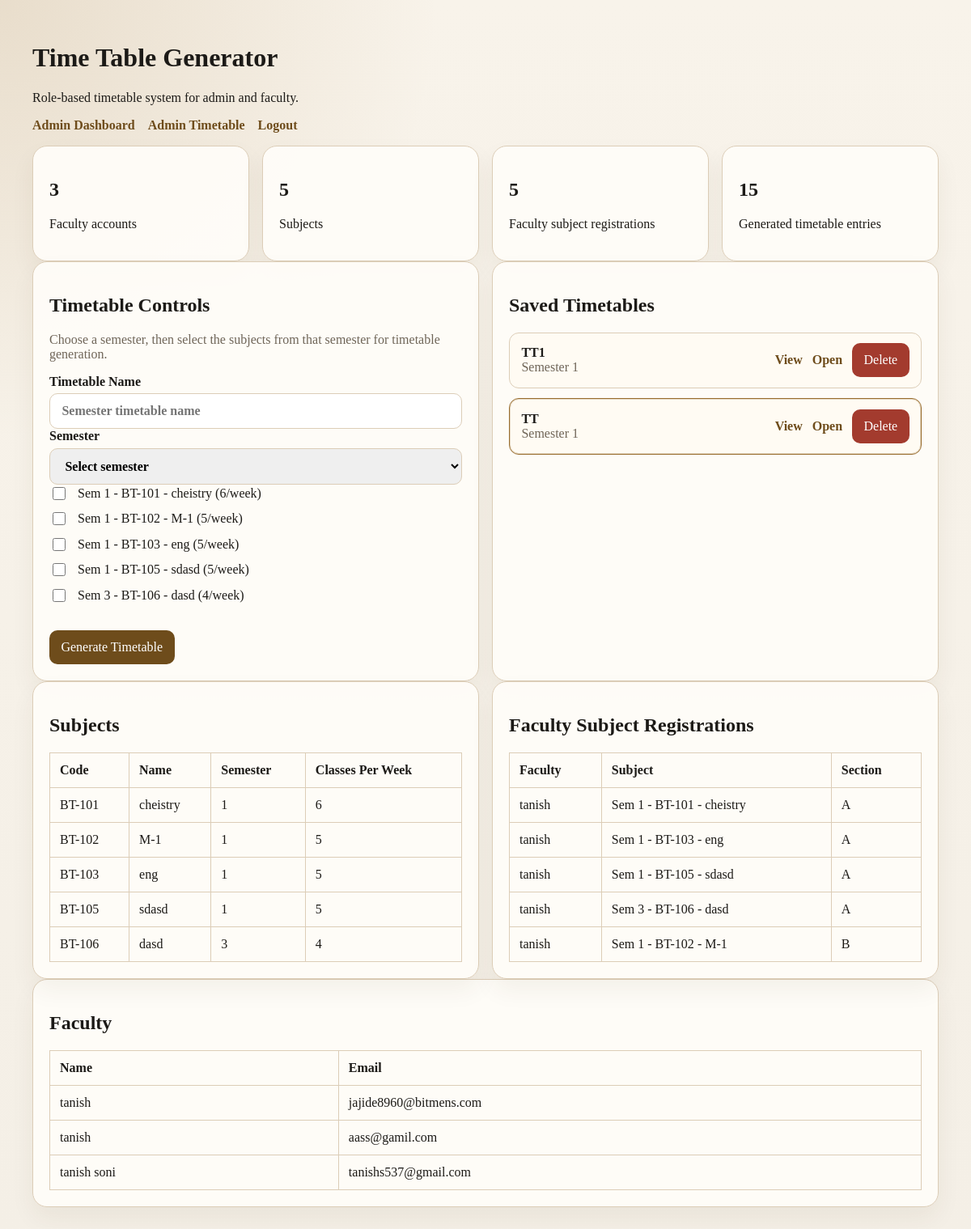
Page /admin?batch_id=2 (signed in) on the committed database.
### app/models.py (models this page shows)
class Subject(db.Model):
    id = db.Column(db.Integer, primary_key=True)
    code = db.Column(db.String(30), nullable=False, unique=True)
    name = db.Column(db.String(120), nullable=False)
    semester = db.Column(db.Integer, nullable=False, default=1)
    weekly_slots = db.Column(db.Integer, nullable=False, default=3)
    registrations = db.relationship(
        "FacultySubjectRegistration",
        back_populates="subject",
        cascade="all, delete-orphan",
    )

class TimetableBatch(db.Model):
    id = db.Column(db.Integer, primary_key=True)
    name = db.Column(db.String(150), nullable=False)
    semester = db.Column(db.Integer, nullable=False)
    created_at = db.Column(db.DateTime, nullable=False, server_default=db.func.now())
    entries = db.relationship(
        "TimetableEntry",
        back_populates="batch",
        cascade="all, delete-orphan",
    )

class FacultySubjectRegistration(db.Model):
    id = db.Column(db.Integer, primary_key=True)
    faculty_id = db.Column(db.Integer, db.ForeignKey("faculty.id"), nullable=False)
    subject_id = db.Column(db.Integer, db.ForeignKey("subject.id"), nullable=False)
    preferred_section = db.Column(db.String(30), nullable=False, default="A")
    status = db.Column(db.String(20), nullable=False, default="approved")
    faculty = db.relationship("Faculty", back_populates="registrations")
    subject = db.relationship("Subject", back_populates="registrations")
    __table_args__ = (
        db.UniqueConstraint(
            "faculty_id",
            "subject_id",
            "preferred_section",
            name="uq_faculty_subject_section",
        ),
    )

class Faculty(db.Model):
    id = db.Column(db.Integer, primary_key=True)
    name = db.Column(db.String(120), nullable=False,)
    email = db.Column(db.String(120), nullable=True, unique=True)
    user_id = db.Column(db.Integer, db.ForeignKey("user.id"), nullable=True, unique=True)
    user = db.relationship("User", back_populates="faculty_profile")
    registrations = db.relationship(
        "FacultySubjectRegistration",
        back_populates="faculty",
        cascade="all, delete-orphan",
    )

### app/routes.py (the view)
@main.route("/admin", methods=["GET"])
def admin_dashboard():
    user = current_user()
    if not user or user.role != "admin":
        flash("Admin login required.", "error")
        return redirect(url_for("main.login"))
    subjects = Subject.query.order_by(Subject.code).all()
    semesters = available_semesters()
    batches = available_batches()
    selected_batch_id = request.args.get("batch_id", type=int)
    selected_batch = None
    if selected_batch_id:
        selected_batch = TimetableBatch.query.get(selected_batch_id)
    if not selected_batch:
        selected_batch = batches[0] if batches else None
    faculties = Faculty.query.order_by(Faculty.name).all()
    registrations = (
        FacultySubjectRegistration.query.order_by(
            FacultySubjectRegistration.preferred_section, FacultySubjectRegistration.id
        ).all()
    )
    entries = []
    if selected_batch:
        entries = (
            TimetableEntry.query.filter_by(batch_id=selected_batch.id)
            .order_by(TimetableEntry.section, TimetableEntry.day, TimetableEntry.time_slot)
            .all()
        )
    return render_template(
        "admin_dashboard.html",
        subjects=subjects,
        semesters=semesters,
        batches=batches,
        selected_batch=selected_batch,
        faculties=faculties,
        registrations=registrations,
        timetable_entries=entries,
        faculty_count=len(faculties),
        subject_count=len(subjects),
        registration_count=len(registrations),
        timetable_count=len(entries),
    )

### app/routes.py (called while the page is built)
def current_user():
    user_id = session.get("user_id")
    if not user_id:
        return None
    return User.query.get(user_id)

def available_semesters():
    semester_rows = (
        db.session.query(Subject.semester).distinct().order_by(Subject.semester).all()
    )
    return [row[0] for row in semester_rows]

def available_batches():
    return TimetableBatch.query.order_by(
        TimetableBatch.created_at.desc(), TimetableBatch.id.desc()
    ).all()

### app/templates/admin_dashboard.html (shortened to what this page needs)
{% extends "base.html" %}
{% block content %}
<section class="grid stats">
    <article class="card">
        <h2>{{ faculty_count }}</h2>
        <p>Faculty accounts</p>
    </article>
    <article class="card">
        <h2>{{ subject_count }}</h2>
        <p>Subjects</p>
    </article>
    <article class="card">
        <h2>{{ registration_count }}</h2>
        <p>Faculty subject registrations</p>
    </article>
    <article class="card">
        <h2>{{ timetable_count }}</h2>
        <p>Generated timetable entries</p>
    </article>
</section>
<section class="grid two-col">
    <article class="card">
        <h2>Timetable Controls</h2>
        <p class="muted">Choose a semester, then select the subjects from that semester for timetable generation.</p>
        <form method="post" action="{{ url_for('main.generate') }}">
            <label>Timetable Name
                <input type="text" name="batch_name" placeholder="Semester timetable name">
            </label>
            <label>Semester
                <select name="semester" id="semester-filter" required>
                    <option value="">Select semester</option>
                </select>
            </label>
            <div class="subject-picker">
                {% for subject in subjects %}
                    <label class="check-row" data-semester="{{ subject.semester }}">
                        <input type="checkbox" name="subject_ids" value="{{ subject.id }}">
                        <span>Sem {{ subject.semester }} - {{ subject.code }} - {{ subject.name }} ({{ subject.weekly_slots }}/week)</span>
                    </label>
                {% else %}
                    <p class="muted">No subjects available.</p>
                {% endfor %}
            </div>
            <button type="submit" class="secondary">Generate Timetable</button>
        </form>
    </article>
    <article class="card">
        <h2>Saved Timetables</h2>
        <div class="saved-list">
            {% for batch in batches %}
                <div class="saved-row {% if selected_batch and selected_batch.id == batch.id %}active{% endif %}">
                    <div>
                        <strong>{{ batch.name }}</strong><br>
                        <span class="muted">Semester {{ batch.semester }}</span>
                    </div>
                    <div class="row-actions">
                        <a href="{{ url_for('main.admin_dashboard', batch_id=batch.id) }}">View</a>
                        <a href="{{ url_for('main.admin_timetable', batch_id=batch.id) }}">Open</a>
                        <form method="post" action="{{ url_for('main.delete_timetable', batch_id=batch.id) }}">
                            <button type="submit" class="danger">Delete</button>
                        </form>
                    </div>
                </div>
            {% else %}
                <p class="muted">No saved timetables yet.</p>
            {% endfor %}
        </div>
    </article>
</section>
<section class="grid two-col">
    <article class="card">
        <h2>Subjects</h2>
        <table>
            <thead>
                <tr>
                    <th>Code</th>
                    <th>Name</th>
                    <th>Semester</th>
                    <th>Classes Per Week</th>
                </tr>
            </thead>
            <tbody>
                {% for subject in subjects %}
                    <tr>
                        <td>{{ subject.code }}</td>
                        <td>{{ subject.name }}</td>
                        <td>{{ subject.semester }}</td>
                        <td>{{ subject.weekly_slots }}</td>
                    </tr>
                {% else %}
                    <tr>
                        <td colspan="4">No subjects created yet.</td>
                    </tr>
                {% endfor %}
            </tbody>
        </table>
    </article>
    <article class="card">
        <h2>Faculty Subject Registrations</h2>
        <table>
            <thead>
                <tr>
                    <th>Faculty</th>
                    <th>Subject</th>
                    <th>Section</th>
                </tr>
            </thead>
            <tbody>
                {% for item in registrations %}
                    <tr>
                        <td>{{ item.faculty.name }}</td>
                        <td>Sem {{ item.subject.semester }} - {{ item.subject.code }} - {{ item.subject.name }}</td>
                        <td>{{ item.preferred_section }}</td>
                    </tr>
                {% else %}
                    <tr>
                        <td colspan="3">No faculty registrations yet.</td>
                    </tr>
                {% endfor %}
            </tbody>
        </table>
    </article>
</section>
<section class="card">
    <h2>Faculty</h2>
    <table>
        <thead>
            <tr>
                <th>Name</th>
                <th>Email</th>
            </tr>
        </thead>
        <tbody>
            {% for faculty in faculties %}
                <tr>
                    <td>{{ faculty.name }}</td>
                    <td>{{ faculty.email }}</td>
                </tr>
            {% else %}
                <tr>
                    <td colspan="2">No faculty accounts yet.</td>
                </tr>
            {% endfor %}
        </tbody>
    </table>
</section>
{% endblock %}

### app/static/styles.css (style rules this page uses)
:root { --bg: #f4efe6; --surface: #fffdf9; --ink: #1c1a17; --muted: #6f6558; --primary: #986c2d; --primary-dark: #6e4c1b; --border: #dccdb7; --success: #deefe2; --warning: #fff3d6; --error: #f8dddd; }
* { box-sizing: border-box; }
body { margin: 0; font-family: Georgia, "Times New Roman", serif; background: radial-gradient(circle at top left, rgba(152, 108, 45, 0.16), transparent 28%), linear-gradient(180deg, #f8f3ea, var(--bg)); color: var(--ink); }
.grid { display: grid; gap: 1rem; }
.stats { grid-template-columns: repeat(auto-fit, minmax(180px, 1fr)); }
.two-col { grid-template-columns: repeat(auto-fit, minmax(320px, 1fr)); }
.card { background: rgba(255, 253, 249, 0.92); border: 1px solid var(--border); border-radius: 18px; padding: 1.25rem; box-shadow: 0 14px 30px rgba(61, 43, 18, 0.06); }
label { display: grid; gap: 0.35rem; font-weight: 700; }
input, select, button { font: inherit; padding: 0.75rem 0.9rem; border-radius: 10px; border: 1px solid var(--border); }
input[type="checkbox"] { width: 1rem; height: 1rem; padding: 0; }
button { background: var(--primary); color: white; border: none; cursor: pointer; }
button.secondary { margin-top: 1rem; background: var(--primary-dark); }
button.danger { background: #a33b2e; }
table { width: 100%; border-collapse: collapse; }
th, td { border: 1px solid var(--border); padding: 0.75rem; text-align: left; vertical-align: top; }
.muted { color: var(--muted); }
.subject-picker { display: grid; gap: 0.6rem; max-height: 280px; overflow: auto; margin-bottom: 1rem; padding-right: 0.25rem; }
.check-row { display: flex; align-items: center; gap: 0.75rem; font-weight: 400; }
.saved-list { display: grid; gap: 0.75rem; }
.saved-row { display: flex; justify-content: space-between; gap: 1rem; align-items: center; padding: 0.8rem 0.9rem; border: 1px solid var(--border); border-radius: 12px; background: rgba(255, 251, 244, 0.92); }
.saved-row.active { border-color: var(--primary); box-shadow: inset 0 0 0 1px rgba(152, 108, 45, 0.25); }
.row-actions { display: flex; align-items: center; gap: 0.75rem; flex-wrap: wrap; }
.row-actions a { color: var(--primary-dark); text-decoration: none; font-weight: 700; }
.row-actions form { margin: 0; }

### rows in the picture
Subject: semester "1", code "BT-101", name "cheistry", weekly_slots "6"
Subject: semester "1", code "BT-102", name "M-1", weekly_slots "5"
Subject: semester "1", code "BT-103", name "eng", weekly_slots "5"
Subject: semester "1", code "BT-105", name "sdasd", weekly_slots "5"
Subject: semester "3", code "BT-106", name "dasd", weekly_slots "4"
TimetableBatch: name "TT1", semester "1"
TimetableBatch: name "TT", semester "1"
FacultySubjectRegistration: faculty.name "tanish", subject.semester "1", subject.code "BT-101", subject.name "cheistry", preferred_section "A"
FacultySubjectRegistration: faculty.name "tanish", subject.semester "1", subject.code "BT-103", subject.name "eng", preferred_section "A"
FacultySubjectRegistration: faculty.name "tanish", subject.semester "1", subject.code "BT-105", subject.name "sdasd", preferred_section "A"
FacultySubjectRegistration: faculty.name "tanish", subject.semester "3", subject.code "BT-106", subject.name "dasd", preferred_section "A"
FacultySubjectRegistration: faculty.name "tanish", subject.semester "1", subject.code "BT-102", subject.name "M-1", preferred_section "B"
Faculty: name "tanish", email "jajide8960@bitmens.com"
Faculty: name "tanish", email "aass@gamil.com"
Faculty: name "tanish soni", email "tanishs537@gmail.com"

### other values in the picture
{{ faculty_count }} "3"
{{ subject_count }} "5"
{{ registration_count }} "5"
{{ timetable_count }} "15"
